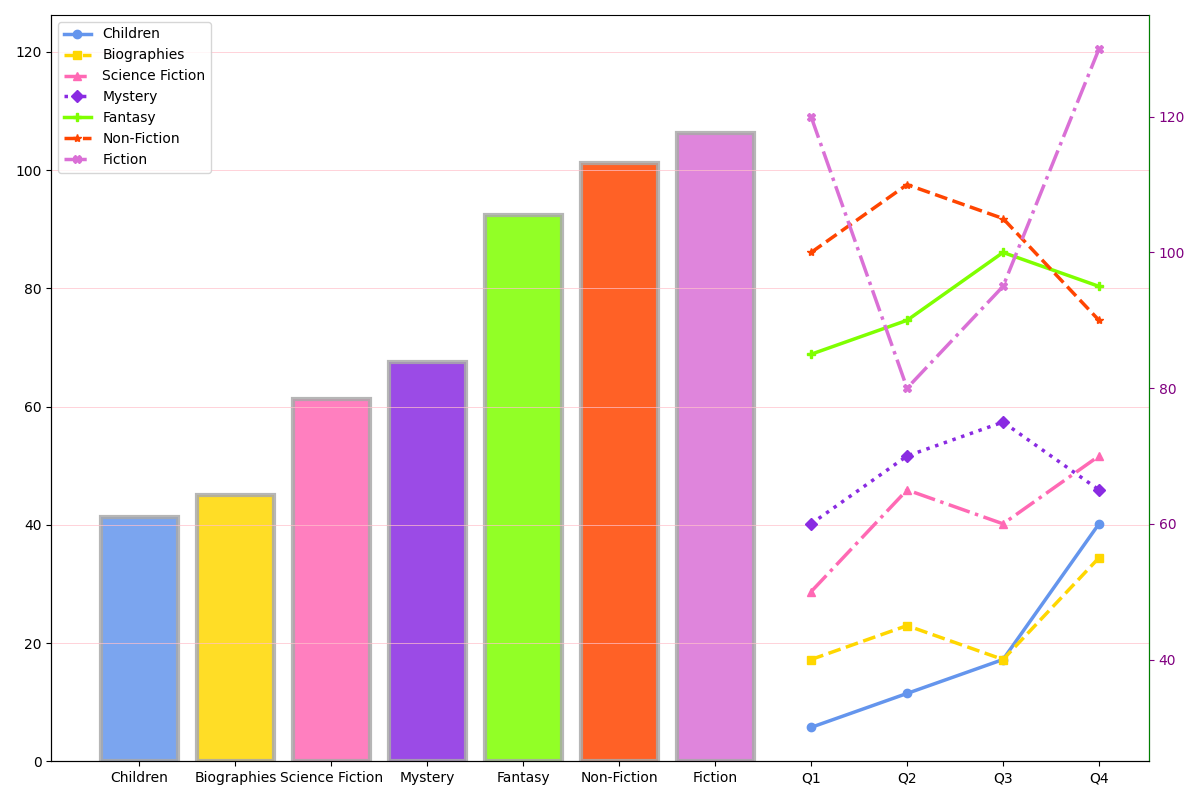

Reproduce this figure in Python.
import matplotlib.pyplot as plt
import numpy as np

# Data setup
genres = ['Fiction', 'Non-Fiction', 'Mystery', 'Science Fiction', 'Biographies', 'Children', 'Fantasy']
quarterly_checkouts = [
    [120, 80, 95, 130],
    [100, 110, 105, 90],
    [60, 70, 75, 65],
    [50, 65, 60, 70],
    [40, 45, 40, 55],
    [30, 35, 40, 60],
    [85, 90, 100, 95]
]

# Calculate yearly averages
yearly_checkouts = [np.mean(q) for q in quarterly_checkouts]

# Sort by yearly checkouts
sorted_indices = np.argsort(yearly_checkouts)
genres_sorted = [genres[i] for i in sorted_indices]
yearly_checkouts_sorted = [yearly_checkouts[i] for i in sorted_indices]
quarterly_checkouts_sorted = [quarterly_checkouts[i] for i in sorted_indices]

# Manually altered colors for demonstration
colors = ['#6495ED', '#FFD700', '#FF69B4', '#8A2BE2', '#7FFF00', '#FF4500', '#DA70D6']

# Plot Setup
fig, ax1 = plt.subplots(figsize=(12, 8))
bars = ax1.bar(genres_sorted, yearly_checkouts_sorted, color=colors, edgecolor='darkgrey', alpha=0.85, linewidth=3)

ax1.set_ylim(0, max(yearly_checkouts_sorted) + 20)
ax1.yaxis.grid(True, linestyle='-', linewidth=0.5, color='pink')

# Plot the quarterly line chart with different styles
ax2 = ax1.twinx()
quarters = ['Q1', 'Q2', 'Q3', 'Q4']
marker_styles = ['o', 's', '^', 'D', 'P', '*', 'X']
line_styles = ['-', '--', '-.', ':', '-', '--', '-.']
for index, (genre, quarterly_data) in enumerate(zip(genres_sorted, quarterly_checkouts_sorted)):
    ax2.plot(quarters, quarterly_data, marker_styles[index % 7] + line_styles[index % 7], color=colors[index], linewidth=2.5)

ax2.spines['top'].set_visible(False)
ax2.spines['right'].set_color('green')
ax2.tick_params(axis='y', colors='purple')

plt.legend(genres_sorted, loc='upper left')
plt.tight_layout()
plt.show()
